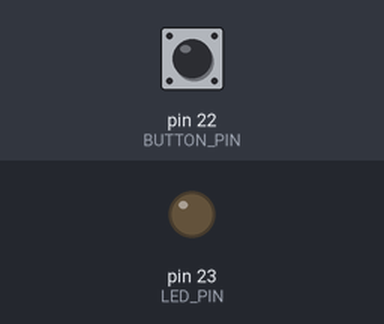
The program below on a simulated Arduino Mega 2560, built with avr-gcc and run on an emulated ATmega2560. Parts: output pins drawn as LEDs (lit = HIGH). Inputs (shaded band) come from the test bench; at power-on: pin 22 (BUTTON_PIN) HIGH.

Above: at 1.2 s.
1.3 s: pin 22 (BUTTON_PIN) pulled LOW for 0.15 s
At 2.1 s:
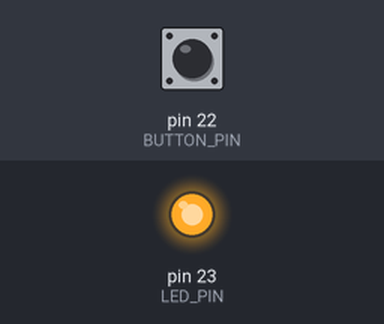
2.9 s: pin 22 (BUTTON_PIN) pulled LOW for 1 s
At 3.3 s:
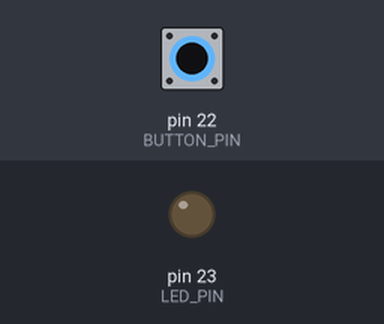
5.4 s: pin 22 (BUTTON_PIN) pulled LOW for 3.2 s
At 6.5 s:
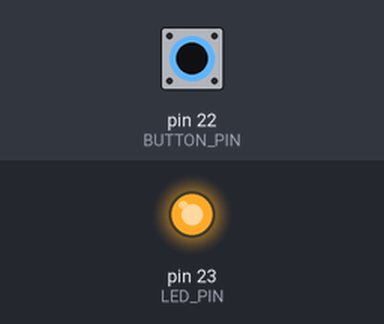
Timing chart, 0 to 8.4 s (numbered marks = the images above; inputs shaded):
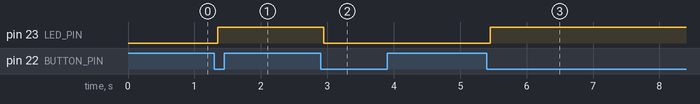

The program:

main.cpp
```cpp
#include <Arduino.h>

#define LED_PIN 23
#define BUTTON_PIN 22

bool ledState = false;

int lastReading = HIGH;
int buttonState = HIGH;

unsigned long lastDebounceTime = 0;
const unsigned long debounceDelay = 50;

void setup() {
  pinMode(LED_PIN, OUTPUT);
  pinMode(BUTTON_PIN, INPUT_PULLUP);
}

void loop() {
  int reading = digitalRead(BUTTON_PIN);

  // якщо змінився стан — скидаємо таймер
  if (reading != lastReading) {
    lastDebounceTime = millis();
  }

  // якщо пройшов debounce час
  if ((millis() - lastDebounceTime) > debounceDelay) {
    // якщо стан реально змінився
    if (reading != buttonState) {
      buttonState = reading;

      // реагуємо тільки на натискання
      if (buttonState == LOW) {
        ledState = !ledState;
        digitalWrite(LED_PIN, ledState ? HIGH : LOW);
      }
    }
  }

  lastReading = reading;
}
```

Measured:
- after the input at 1.3 s, pin 23 (LED_PIN): LOW → HIGH after 0.05 s
- after the input at 2.9 s, pin 23 (LED_PIN): HIGH → LOW after 0.05 s
- after the input at 5.4 s, pin 23 (LED_PIN): LOW → HIGH after 0.05 s
